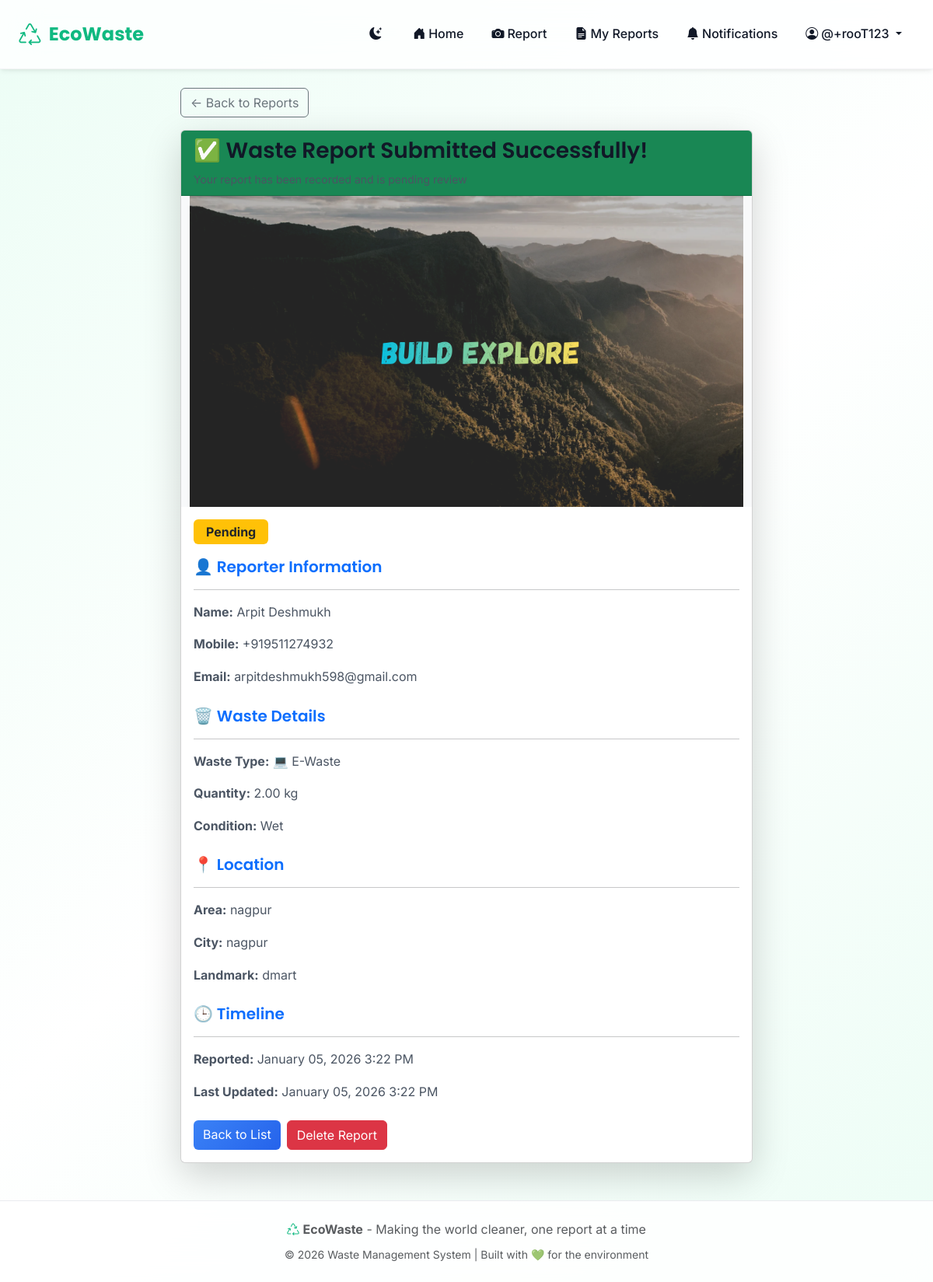
Page /waste-reports/2/ (signed in) on the committed database.
### mainapp/models.py (models this page shows, shortened)
class WasteReport(models.Model):
    WASTE_TYPE_CHOICES = [
        ('plastic', '♻️ Plastic'),
        ('paper', '📦 Paper'),
        ('organic', '🍌 Organic / Wet Waste'),
        ('metal', '🔩 Metal'),
        ('glass', '🧴 Glass'),
        ('e_waste', '💻 E-Waste'),
        ('medical', '🏥 Medical Waste'),
        ('construction', '🧱 Construction Waste'),
        ('other', '❓ Other'),
    ]
    QUANTITY_TYPE_CHOICES = [
        ('small', 'Small (1–2 kg)'),
        ('medium', 'Medium (3–10 kg)'),
        ('large', 'Large (10+ kg)'),
    ]
    CONDITION_CHOICES = [
        ('dry', 'Dry'),
        ('wet', 'Wet'),
        ('mixed', 'Mixed'),
        ('hazardous', 'Hazardous'),
    ]
    STATUS_CHOICES = [
        ('pending', 'Pending'),
        ('confirmed', 'Confirmed'),
        ('in_progress', 'In Progress'),
        ('completed', 'Completed'),
        ('cancelled', 'Cancelled'),
    ]
    user = models.ForeignKey(User, on_delete=models.CASCADE, related_name='waste_reports')
    name = models.CharField(max_length=200, blank=True)
    mobile_number = models.CharField(max_length=15, blank=True)
    email = models.EmailField(blank=True)
    waste_type = models.CharField(max_length=20, choices=WASTE_TYPE_CHOICES)
    waste_type_other = models.CharField(max_length=100, blank=True, help_text="Specify if 'Other' is selected")
    quantity_type = models.CharField(max_length=10, choices=QUANTITY_TYPE_CHOICES)
    exact_quantity = models.DecimalField(max_digits=8, decimal_places=2, null=True, blank=True, help_text="Exact quantity in kg")
    waste_condition = models.CharField(max_length=20, choices=CONDITION_CHOICES, blank=True)
    image = models.ImageField(upload_to='waste_reports/', help_text="Upload waste photo")
    location_auto = models.BooleanField(default=False)
    latitude = models.DecimalField(max_digits=8, decimal_places=5, null=True, blank=True)
    longitude = models.DecimalField(max_digits=8, decimal_places=5, null=True, blank=True)
    area = models.CharField(max_length=200, blank=True)
    city = models.CharField(max_length=100, blank=True)
    state = models.CharField(max_length=100, blank=True)
    landmark = models.CharField(max_length=200, blank=True)
    full_address = models.TextField(blank=True, help_text="Complete pickup address with house/flat number, street, etc.")
    additional_notes = models.TextField(blank=True)
    status = models.CharField(max_length=20, choices=STATUS_CHOICES, default='pending')
    created_at = models.DateTimeField(auto_now_add=True)
    updated_at = models.DateTimeField(auto_now=True)
    class Meta:
        ordering = ['-created_at']
    @property
    def quantity_display(self):
        if self.exact_quantity:
            return f"{self.exact_quantity} kg"
        return self.get_quantity_type_display()

### mainapp/views.py (the view)
# urls.py: path('waste-reports/<int:pk>/', views.waste_report_detail, name='waste_report_detail'),
@login_required
def waste_report_detail(request, pk):
    report = get_object_or_404(WasteReport, pk=pk, user=request.user)
    return render(request, 'mainapp/waste_report_detail.html', {'report': report})

### mainapp/templates/mainapp/waste_report_detail.html (shortened to what this page needs)
{% extends 'mainapp/base.html' %}
{% block content %}
<div class="row justify-content-center">
    <div class="col-lg-8">
        <div class="mb-3">
            <a href="{% url 'waste_report_list' %}" class="btn btn-outline-secondary">← Back to Reports</a>
        </div>
        <div class="card shadow-lg">
            <div class="card-header bg-success text-white">
                <h3 class="mb-0">✅ Waste Report Submitted Successfully!</h3>
                <p class="mb-0 small mt-2">Your report has been recorded and is pending review</p>
            </div>
            {% if report.image %}
            <img src="{{ report.image.url }}" class="card-img-top" alt="{{ report.get_waste_type_display }}" style="max-height: 400px; object-fit: contain; background: #f8f9fa;">
            {% endif %}
            <div class="card-body">
                <div class="mb-3">
                    <span class="badge
                        {% if report.status == 'collected' %}bg-success
                        {% elif report.status == 'assigned' %}bg-info
                        {% else %}bg-warning text-dark{% endif %}"
                        style="font-size: 1rem; padding: 0.5rem 1rem;">
                        {{ report.get_status_display }}
                    </span>
                </div>
                <div class="mb-4">
                    <h5 class="text-primary">👤 Reporter Information</h5>
                    <hr>
                    <p><strong>Name:</strong> {{ report.name|default:"Not provided" }}</p>
                    <p><strong>Mobile:</strong> {{ report.mobile_number|default:"Not provided" }}</p>
                    <p><strong>Email:</strong> {{ report.email|default:"Not provided" }}</p>
                </div>
                <div class="mb-4">
                    <h5 class="text-primary">🗑️ Waste Details</h5>
                    <hr>
                    <p><strong>Waste Type:</strong> {{ report.get_waste_type_display }}</p>
                    <p><strong>Quantity:</strong> {{ report.quantity_display }}</p>
                    {% if report.waste_condition %}
                    <p><strong>Condition:</strong> {{ report.get_waste_condition_display }}</p>
                    {% endif %}
                </div>
                <div class="mb-4">
                    <h5 class="text-primary">📍 Location</h5>
                    <hr>
                    {% if report.location_auto and report.latitude and report.longitude %}
                    <p><strong>GPS Coordinates:</strong><br>
                        Latitude: {{ report.latitude }}<br>
                        Longitude: {{ report.longitude }}
                    </p>
                    <a href="https://www.google.com/maps?q={{ report.latitude }},{{ report.longitude }}"
                       target="_blank" class="btn btn-sm btn-outline-primary">
                        View on Google Maps
                    </a>
                    {% else %}
                    <p><strong>Area:</strong> {{ report.area|default:"Not provided" }}</p>
                    <p><strong>City:</strong> {{ report.city|default:"Not provided" }}</p>
                    <p><strong>Landmark:</strong> {{ report.landmark|default:"Not provided" }}</p>
                    {% endif %}
                </div>
                <div class="mb-4">
                    <h5 class="text-primary">🕒 Timeline</h5>
                    <hr>
                    <p><strong>Reported:</strong> {{ report.created_at|date:"F d, Y g:i A" }}</p>
                    <p><strong>Last Updated:</strong> {{ report.updated_at|date:"F d, Y g:i A" }}</p>
                </div>
                <div class="d-flex gap-2">
                    <a href="{% url 'waste_report_list' %}" class="btn btn-primary">Back to List</a>
                    <a href="{% url 'waste_report_delete' report.pk %}" class="btn btn-danger">Delete Report</a>
                </div>
            </div>
        </div>
    </div>
</div>
{% endblock %}

### mainapp/templates/mainapp/base.html (shortened to what this page needs)
<!DOCTYPE html>
<html lang="en" data-theme="light">
<head>
    <link href="https://cdn.jsdelivr.net/npm/bootstrap@5.3.0/dist/css/bootstrap.min.css" rel="stylesheet">
    <link rel="stylesheet" href="https://cdn.jsdelivr.net/npm/bootstrap-icons@1.11.0/font/bootstrap-icons.css">
    {% load static %}
    <link rel="stylesheet" href="{% static 'mainapp/css/modern-ui.css' %}">
</head>
<body>
    <nav class="navbar navbar-expand-lg navbar-modern sticky-top">
        <div class="container-fluid px-4">
            <a class="navbar-brand" href="{% url 'home' %}">
                <i class="bi bi-recycle"></i> <span class="fw-bold">EcoWaste</span>
            </a>
            <div class="collapse navbar-collapse" id="navbarNav">
                <ul class="navbar-nav ms-auto align-items-lg-center gap-1">
                    {% if user.is_authenticated %}
                    {% if user.buyer_profile %}
                    <li class="nav-item">
                        <a class="nav-link px-3" href="{% url 'buyer_dashboard' %}">
                            <i class="bi bi-speedometer2 me-1"></i>Dashboard
                        </a>
                    </li>
                    <li class="nav-item">
                        <a class="nav-link px-3" href="{% url 'buyer_profile' %}">
                            <i class="bi bi-person-circle me-1"></i>Profile
                        </a>
                    </li>
                    <li class="nav-item ms-2">
                        <div class="badge bg-success bg-opacity-10 text-success px-3 py-2">
                            <i class="bi bi-shop me-1"></i>{{ user.buyer_profile.shop_name }}
                        </div>
                    </li>
                    <li class="nav-item ms-2">
                        <form method="post" action="{% url 'logout' %}" class="d-inline">
                            {% csrf_token %}
                            <button type="submit" class="btn btn-modern btn-modern-secondary btn-sm">
                                <i class="bi bi-box-arrow-right me-1"></i>Logout
                            </button>
                        </form>
                    </li>
                    {% else %}
                    <li class="nav-item">
                        <button class="nav-link px-3 border-0 bg-transparent" onclick="toggleTheme()" title="Toggle Dark/Light Mode">
                            <i class="bi bi-moon-stars-fill me-1" id="themeIcon"></i>
                        </button>
                    </li>
                    <li class="nav-item">
                        <a class="nav-link px-3" href="{% url 'home' %}">
                            <i class="bi bi-house-door-fill me-1"></i>Home
                        </a>
                    </li>
                    <li class="nav-item">
                        <a class="nav-link px-3" href="{% url 'waste_report_create' %}">
                            <i class="bi bi-camera-fill me-1"></i>Report
                        </a>
                    </li>
                    <li class="nav-item">
                        <a class="nav-link px-3" href="{% url 'waste_report_list' %}">
                            <i class="bi bi-file-earmark-text-fill me-1"></i>My Reports
                        </a>
                    </li>
                    <li class="nav-item">
                        <a class="nav-link px-3 position-relative" href="{% url 'user_notifications' %}">
                            <i class="bi bi-bell-fill me-1"></i>Notifications
                        </a>
                    </li>
                    <li class="nav-item dropdown">
                        <a class="nav-link dropdown-toggle px-3" href="#" role="button" data-bs-toggle="dropdown">
                            <i class="bi bi-person-circle me-1"></i>{{ user.username|truncatechars:12 }}
                        </a>
                    </li>
                    {% endif %}
                    {% endif %}
                </ul>
            </div>
        </div>
    </nav>
    <div class="content">
        <div class="container mt-4 mb-5">
            {% block content %}
            {% endblock %}
        </div>
    </div>
    <footer class="text-center py-4" style="background: var(--glass-bg); backdrop-filter: blur(20px); border-top: 1px solid var(--border-color);">
        <div class="container">
            <p class="text-muted mb-2">
                <i class="bi bi-recycle text-success"></i>
                <strong>EcoWaste</strong> - Making the world cleaner, one report at a time
            </p>
            <p class="text-muted small mb-0">
                &copy; 2026 Waste Management System | Built with 💚 for the environment
            </p>
        </div>
    </footer>
</body>
</html>

### mainapp/static/mainapp/css/modern-ui.css (style rules this page uses)
:root { --primary-green: #10b981; --primary-green-light: #34d399; --primary-green-lighter: #6ee7b7; --primary-green-dark: #059669; --primary-green-darker: #047857; --emerald-50: #ecfdf5; --emerald-100: #d1fae5; --emerald-500: #10b981; --emerald-600: #059669; --emerald-700: #047857; --secondary-blue: #3b82f6; --secondary-teal: #14b8a6; --secondary-cyan: #06b6d4; --accent-lime: #84cc16; --accent-mint: #6ee7b7; --accent-orange: #f59e0b; --accent-purple: #8b5cf6; --accent-pink: #ec4899; --bg-light: #f9fafb; --bg-white: #ffffff; --bg-off-white: #f3f4f6; --bg-gray-light: #e5e7eb; --text-primary: #111827; --text-secondary: #4b5563; --text-muted: #6b7280; --border-color: rgba(229, 231, 235, 0.8); --shadow-sm: 0 1px 3px rgba(0, 0, 0, 0.05), 0 1px 2px rgba(0, 0, 0, 0.03); --shadow-md: 0 4px 6px -1px rgba(0, 0, 0, 0.06), 0 2px 4px -1px rgba(0, 0, 0, 0.04); --shadow-lg: 0 10px 15px -3px rgba(0, 0, 0, 0.08), 0 4px 6px -2px rgba(0, 0, 0, 0.04); --shadow-xl: 0 20px 25px -5px rgba(0, 0, 0, 0.1), 0 10px 10px -5px rgba(0, 0, 0, 0.04); --shadow-green: 0 10px 30px rgba(16, 185, 129, 0.2); --glass-bg: rgba(255, 255, 255, 0.85); --glass-border: rgba(229, 231, 235, 0.4); --glass-shadow: 0 8px 32px rgba(0, 0, 0, 0.08); --radius-sm: 8px; --radius-md: 12px; --radius-lg: 16px; --radius-xl: 20px; --radius-2xl: 24px; --radius-full: 9999px; --spacing-xs: 0.5rem; --spacing-sm: 0.75rem; --spacing-md: 1rem; --spacing-lg: 1.5rem; --spacing-xl: 2rem; --spacing-2xl: 3rem; --transition-fast: 150ms cubic-bezier(0.4, 0, 0.2, 1); --transition-base: 250ms cubic-bezier(0.4, 0, 0.2, 1); --transition-slow: 350ms cubic-bezier(0.4, 0, 0.2, 1); --font-primary: 'Inter', -apple-system, BlinkMacSystemFont, 'Segoe UI', sans-serif; --font-secondary: 'Poppins', sans-serif; }
* { margin: 0; padding: 0; box-sizing: border-box; }
html { font-size: 16px; scroll-behavior: smooth; }
body { font-family: var(--font-primary); background: linear-gradient(135deg, var(--emerald-50) 0%, var(--bg-white) 50%, var(--emerald-50) 100%); background-attachment: fixed; color: var(--text-primary); line-height: 1.6; -webkit-font-smoothing: antialiased; -moz-osx-font-smoothing: grayscale; overflow-x: hidden; }
h1, h2, h3, h4, h5, h6 { font-family: var(--font-secondary); font-weight: 600; line-height: 1.3; color: var(--text-primary); }
h3 { font-size: 1.75rem; }
h5 { font-size: 1.25rem; }
p { color: var(--text-secondary); margin-bottom: var(--spacing-md); }
.navbar-modern { background: var(--glass-bg); backdrop-filter: blur(24px) saturate(180%); -webkit-backdrop-filter: blur(24px) saturate(180%); border-bottom: 1px solid var(--glass-border); box-shadow: var(--shadow-md); padding: 1rem 0; position: relative; }
.navbar-modern::after { content: ''; position: absolute; bottom: -1px; left: 0; right: 0; height: 2px; background: linear-gradient(90deg, transparent, var(--primary-green), transparent); opacity: 0; transition: opacity var(--transition-base); }
.navbar-modern .navbar-brand { font-family: var(--font-secondary); font-weight: 700; font-size: 1.5rem; color: var(--primary-green); display: flex; align-items: center; gap: 10px; transition: all var(--transition-fast); }
.navbar-modern .navbar-brand i { font-size: 1.8rem; }
.navbar-modern .nav-link { font-weight: 500; color: var(--text-primary); padding: 10px 18px; border-radius: var(--radius-full); transition: all var(--transition-fast); position: relative; overflow: hidden; }
.navbar-modern .nav-link::before { content: ''; position: absolute; bottom: 0; left: 50%; width: 0; height: 2px; background: var(--primary-green); transform: translateX(-50%); transition: width var(--transition-fast); }
.btn-primary { background: linear-gradient(135deg, var(--secondary-blue), #2563eb) !important; border: none !important; }
.text-success { color: var(--primary-green) !important; }
a { color: var(--primary-green); text-decoration: none; transition: all var(--transition-fast); }

### mainapp/templates/mainapp/base.html (style rules this page uses)
body { min-height: 100vh; display: flex; flex-direction: column; }
.content { flex: 1; }

### rows in the picture
WasteReport: image (picture), status "Pending", name "Arpit Deshmukh", mobile_number "+919511274932", email "arpitdeshmukh598@gmail.com", waste_type "💻 E-Waste", quantity_display "2.00 kg", waste_condition "Wet", area "nagpur", city "nagpur", landmark "dmart", created_at "January 05, 2026 3:22 PM", updated_at "January 05, 2026 3:22 PM"

### other values in the picture
{{ user.username|truncatechars:12 }} "@+rooT123"
